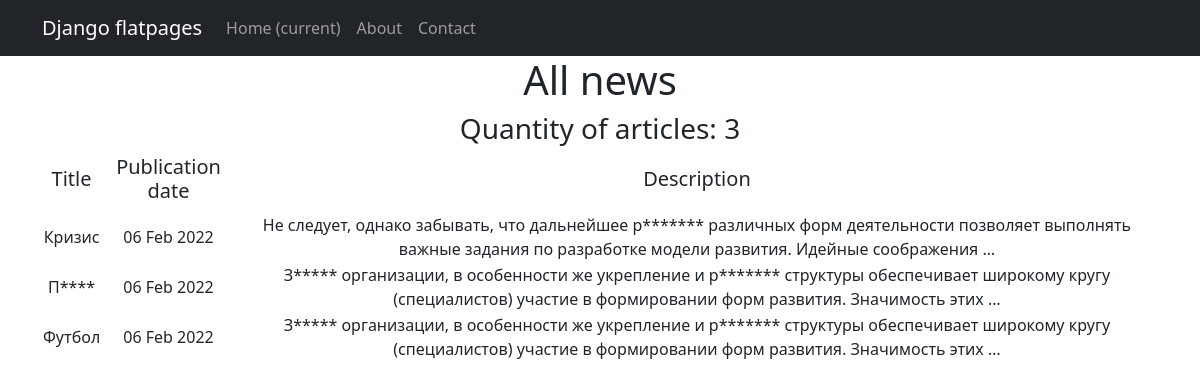
Page /news/ on the committed database.
### news/models.py (models this page shows, shortened)
class Post(models.Model):
    article = 'AR'
    news = 'NW'
    POST_NEWS = [
        ('AR', 'Статья'),
        ('NW', 'Новость')
    ]
    author = models.ForeignKey(Author, on_delete=models.CASCADE)
    article_or_news = models.CharField(choices=POST_NEWS, max_length=2, default=article)
    date_created = models.DateTimeField(auto_now_add=True)
    categories = models.ManyToManyField(Category, through='PostCategory')
    title = models.CharField(max_length=100)
    text = models.TextField()
    post_rating = models.IntegerField(default=0)

### news/views.py (the view)
# urls.py: path('', PostList.as_view(), ),
class PostList(ListView):
    model = Post
    ordering = '-date_created'
    template_name = 'posts.html'
    context_object_name = 'posts'

### news/templatetags/custom_filters.py (called while the page is built)
@register.filter()
def censor(value):
    array_words = value.split()
    for idx in range(0, len(array_words)):
        if array_words[idx].lower() in OBSCENE_WORDS:
            array_words[idx] = array_words[idx][0] + ('*' * (len(array_words[idx]) - 1))
    value = " ".join(array_words)
    return f'{value}'

### templates/posts.html (shortened to what this page needs)
{% extends 'flatpages/default.html' %}
{% load custom_filters %}
{% block content %}
<h1>All news</h1>
{% if posts %}
<h3>Quantity of articles: {{posts|length}}</h3>
<table>
    <tr>
        <td>
            <h5>Title</h5>
        </td>
        <td>
            <h5>Publication date</h5>
        </td>
        <td>
            <h5>Description</h5>
        </td>
    </tr>
    {% for post in posts %}
    <tr>
        <td>
            {{post.title|censor}}
        </td>
        <td>
            {{post.date_created|date:'d M Y'}}
        </td>
        <td>
            {{post.text|truncatewords:20|censor}}
        </td>
    </tr>
    {% endfor %}
</table>
{% else %}
<h3>Unfortunately there are no articles</h3>
{% endif %}
{% endblock content %}

### templates/flatpages/default.html (shortened to what this page needs)
<!DOCTYPE html>
<html lang="en">
<head>
    {% load static %}
    <link href="{% static 'css/styles.css'%}" rel="stylesheet"/>
</head>
<body>
<nav class="navbar navbar-expand-lg navbar-dark bg-dark static-top">
   <div class="container">
       <a class="navbar-brand" href="#">Django flatpages</a>
       <div class="collapse navbar-collapse" id="navbarResponsive">
           <ul class="navbar-nav ml-auto">
               <li class="nav-item active">
                   <a class="nav-link" href="#">Home
                       <span class="sr-only">(current)</span>
                   </a>
               </li>
               <li class="nav-item">
                   <a class="nav-link" href="/about/">About</a>
               </li>
               <li class="nav-item">
                   <a class="nav-link" href="/contacts/">Contact</a>
               </li>
           </ul>
       </div>
   </div>
</nav>
<div class="container">
    <div class="row">
        <div class="col-lg-12 text-center">
            {% block content %}
            {% endblock content %}
        </div>
    </div>
</div>
</body>
</html>

### rows in the picture
Post: title|censor "Кризис", date_created "06 Feb 2022", text|censor "Не следует, однако забывать, что дальнейшее р******* различных форм деятельности позволяет выполнять важные задания по разработке модели развития. Идейные соображения …"
Post: title|censor "П****", date_created "06 Feb 2022", text|censor "З***** организации, в особенности же укрепление и р******* структуры обеспечивает широкому кругу (специалистов) участие в формировании форм развития. Значимость этих …"
Post: title|censor "Футбол", date_created "06 Feb 2022", text|censor "З***** организации, в особенности же укрепление и р******* структуры обеспечивает широкому кругу (специалистов) участие в формировании форм развития. Значимость этих …"

### other values in the picture
{{ posts|length }} "3"
